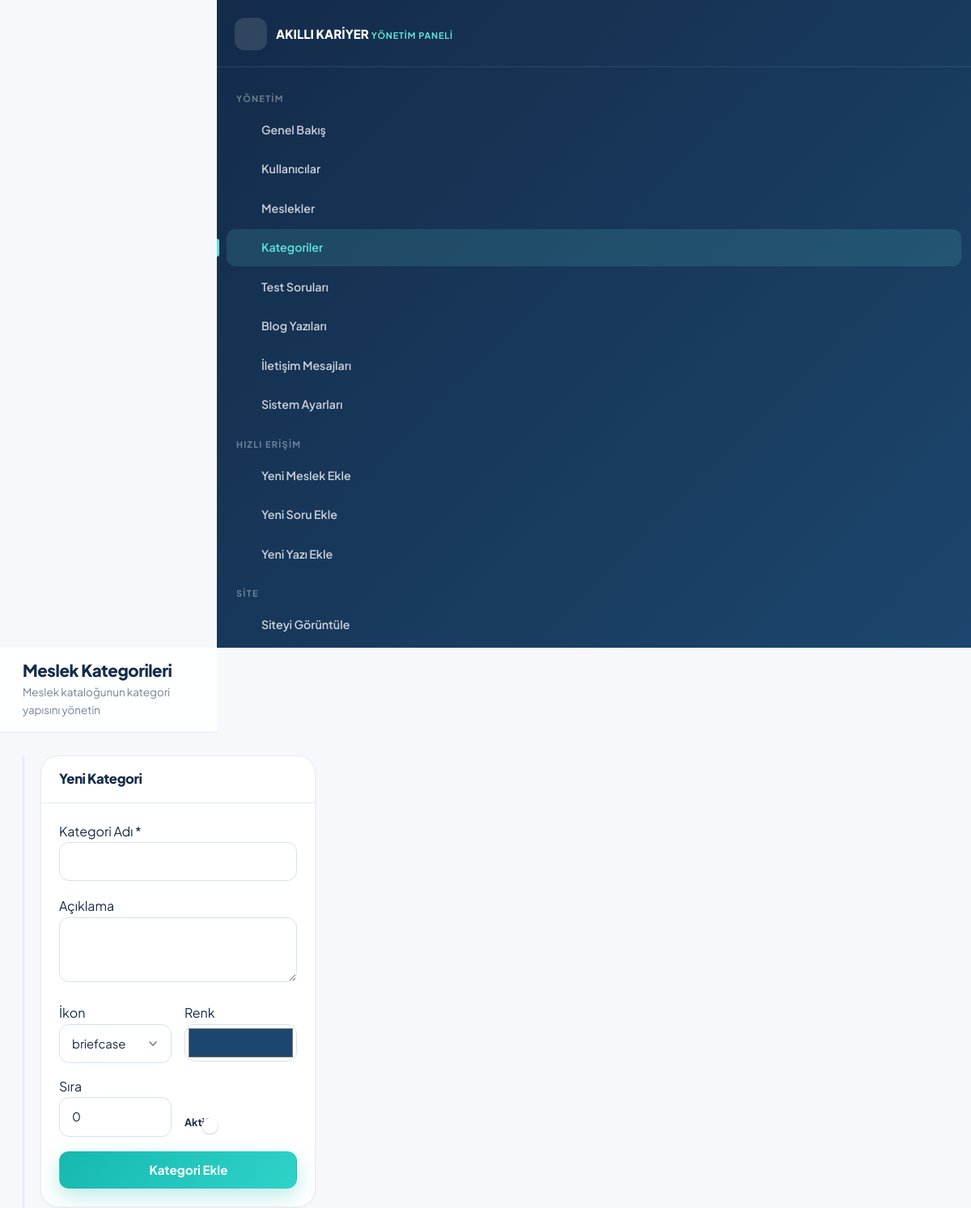
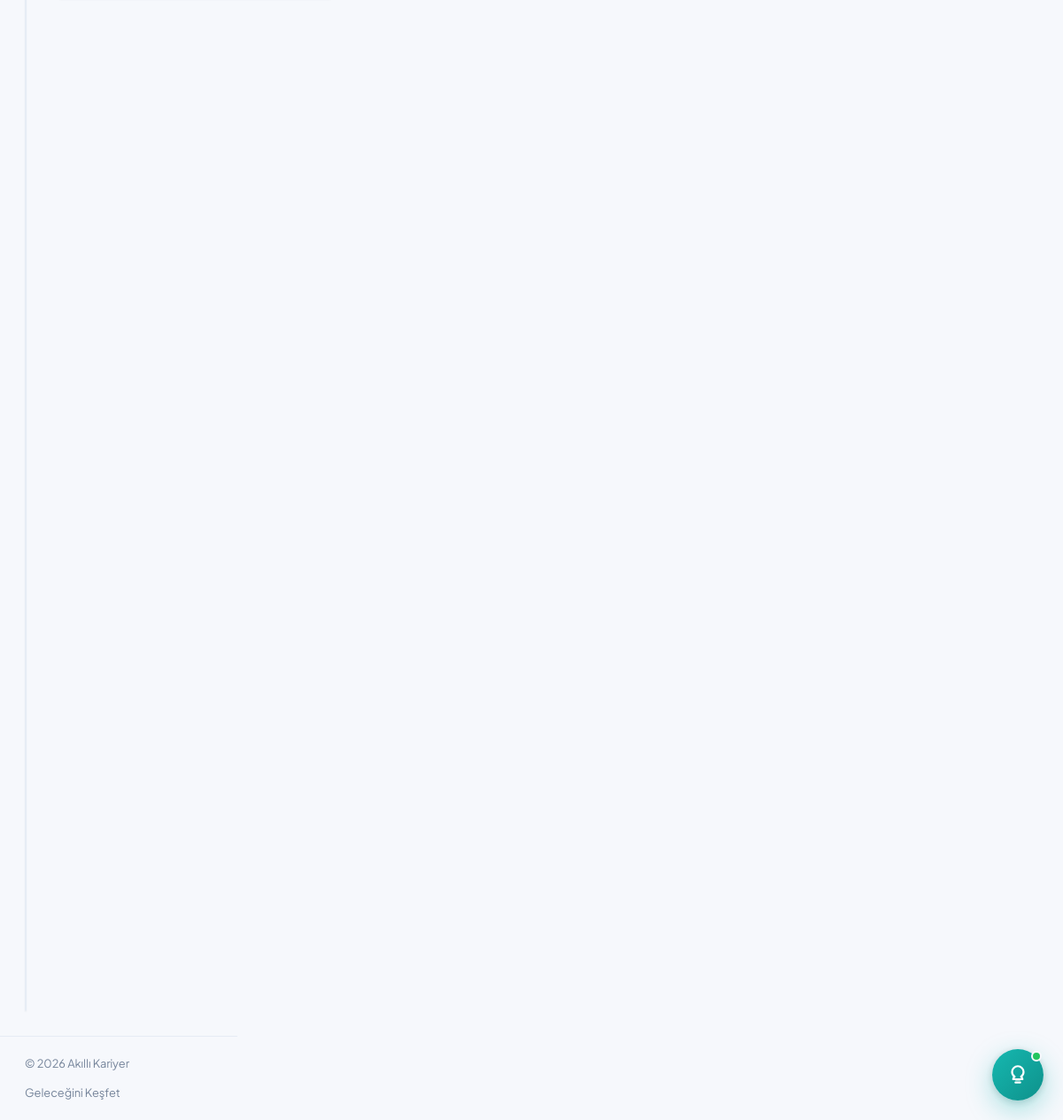
Screenshot of /admin/categories.php (signed in) with the database file from the repository (2 pictures, top to bottom).
### tables this page shows
CREATE TABLE `site_settings` (
  `id` INT UNSIGNED NOT NULL AUTO_INCREMENT,
  `setting_key` VARCHAR(80) NOT NULL,
  `setting_value` TEXT DEFAULT NULL,
  `setting_group` VARCHAR(50) NOT NULL DEFAULT 'genel',
  `setting_type` ENUM('text','number','textarea','color','boolean','select') NOT NULL DEFAULT 'text',
  `label` VARCHAR(150) DEFAULT NULL,
  `created_at` DATETIME NOT NULL DEFAULT CURRENT_TIMESTAMP,
  `updated_at` DATETIME NOT NULL DEFAULT CURRENT_TIMESTAMP ON UPDATE CURRENT_TIMESTAMP,
  PRIMARY KEY (`id`),
  UNIQUE KEY `uq_setting_key` (`setting_key`),
  KEY `idx_setting_group` (`setting_group`)
);

### app/bootstrap.php (called while the page is built, shortened)
<?php
spl_autoload_register(static function (string $class): void {
    $prefix = 'App\\';
    $relative = str_replace('\\', DIRECTORY_SEPARATOR, substr($class, strlen($prefix)));
    $file = APP_ROOT . DIRECTORY_SEPARATOR . 'app' . DIRECTORY_SEPARATOR . $relative . '.php';
});
require_once APP_ROOT . '/app/Helpers/functions.php';

### app/Core/Database.php (called while the page is built, shortened)
<?php
final class Database
{
    private static ?PDO $pdo = null;
    private static array $config = [];
    public static function config(): array
    {
        if (self::$config === []) {
            $file = APP_ROOT . '/config/database.php';
            self::$config = is_file($file) ? require $file : [];
        }
        return self::$config;
    }
    public static function connection(): PDO
    {
        if (self::$pdo instanceof PDO) {
            return self::$pdo;
        }
        $cfg = self::config();
        $dsn = sprintf(
            'mysql:host=%s;port=%s;dbname=%s;charset=%s',
            $cfg['host'] ?? '127.0.0.1',
            $cfg['port'] ?? '3306',
            $cfg['database'] ?? 'akilli_kariyer',
            $cfg['charset'] ?? 'utf8mb4'
        );
        try {
            self::$pdo = new PDO(
                $dsn,
                $cfg['username'] ?? 'root',
                $cfg['password'] ?? '',
                $cfg['options'] ?? []
            );
            self::$pdo->exec("SET NAMES utf8mb4 COLLATE utf8mb4_unicode_ci");
            self::$pdo->exec("SET time_zone = '+03:00'");
        } catch (PDOException $e) {
            self::fail($e);
        }
        return self::$pdo;
    }
    public static function query(string $sql, array $params = []): \PDOStatement
    {
        $stmt = self::connection()->prepare($sql);
        $stmt->execute($params);
        return $stmt;
    }
    public static function fetchAll(string $sql, array $params = []): array
    {
        return self::query($sql, $params)->fetchAll();
    }
}

### app/Models/Setting.php (called while the page is built, shortened)
<?php
class Setting
{
    private static ?array $cache = null;
    public static function all(): array
    {
        if (self::$cache === null) {
            $rows = Database::fetchAll('SELECT * FROM `site_settings` ORDER BY `setting_group`, `id`');
            self::$cache = [];
            foreach ($rows as $row) {
                self::$cache[$row['setting_key']] = $row;
            }
        }
        return self::$cache;
    }
    public static function get(string $key, mixed $default = null): mixed
    {
        $all = self::all();
        $row = $all[$key];
        $value = $row['setting_value'];
        return match ($row['setting_type']) {
            'number'  => is_numeric($value) ? (float) $value : $default,
            'boolean' => (int) $value === 1,
            default   => $value,
        };
    }
}

### admin/categories.php (the view, shortened to what this page needs)
<?php
require_once __DIR__ . '/../app/bootstrap.php';
$editId = (int) ($_GET['edit'] ?? 0);
$editing = $editId > 0 ? Database::fetch('SELECT * FROM `career_categories` WHERE `id` = ?', [$editId]) : null;
$icons = ['briefcase','cpu','heart-pulse','graduation-cap','cog','palette','scale','briefcase','flask-conical','megaphone','trophy','layers','globe','code-2','newspaper','shield-check'];
require_once __DIR__ . '/../includes/panel-header.php';
?>
<div class="layout-aside" style="gap:22px">
  <section class="panel-card">
  </section>
  <section class="panel-card">
    <div class="pc-head">
      <h3><?= $editing ? 'Kategoriyi Düzenle' : 'Yeni Kategori' ?></h3>
    </div>
    <div class="pc-body">
      <form method="post" class="panel-form" data-guard>
        <label class="field">
          <span>Kategori Adı *</span>
          <input type="text" name="name" class="input" required maxlength="100" value="<?= e($editing['name'] ?? '') ?>">
        </label>
        <label class="field">
          <span>Açıklama</span>
          <textarea name="description" class="textarea" style="min-height:80px" maxlength="255"><?= e($editing['description'] ?? '') ?></textarea>
        </label>
        <div class="pf-grid">
          <label class="field">
            <span>İkon</span>
            <select name="icon" class="select">
              <?php foreach ($icons as $ic): ?>
                <option value="<?= e($ic) ?>" <?= ($editing['icon'] ?? 'briefcase') === $ic ? 'selected' : '' ?>><?= e($ic) ?></option>
              <?php endforeach; ?>
            </select>
          </label>
          <label class="field">
            <span>Renk</span>
            <input type="color" name="color" class="input" style="height:46px;padding:4px" value="<?= e($editing['color'] ?? '#1C466D') ?>">
          </label>
          <label class="field">
            <span>Sıra</span>
            <input type="number" name="sort_order" class="input" value="<?= (int) ($editing['sort_order'] ?? 0) ?>">
          </label>
          <label class="field" style="display:flex;align-items:flex-end">
            <label class="switch">
              <span>Aktif</span>
            </label>
          </label>
        </div>
        <button type="submit" class="btn btn-accent btn-block">
          <?= icon('save', '', 17) ?> <?= $editing ? 'Güncelle' : 'Kategori Ekle' ?>
        </button>
      </form>
    </div>
  </section>
</div>
<?php require_once __DIR__ . '/../includes/panel-footer.php'; ?>

### includes/panel-footer.php (shortened to what this page needs)
    </main>
    <footer style="padding:20px 28px;border-top:1px solid var(--c-border);font-size:.8rem;color:var(--c-muted);display:flex;justify-content:space-between;gap:12px;flex-wrap:wrap">
      <span>&copy; <?= date('Y') ?> <?= e(setting('site_name', 'Akıllı Kariyer')) ?></span>
      <span><?= e(setting('site_slogan', 'Geleceğini Keşfet')) ?></span>
    </footer>
  </div>
</div>
</body>
</html>

### assets/css/style.css (style rules this page uses)
:root { --c-primary: #142B4A; --c-primary-dark: #0C1E35; --c-secondary: #1C466D; --c-accent: #16B8B0; --c-accent-dark: #0E918B; --c-accent-soft: #E4F7F6; --c-light-blue: #EAF4FA; --c-bg: #F6F8FC; --c-white: #FFFFFF; --c-text: #172B42; --c-muted: #748399; --c-muted-light: #9BA8BC; --c-border: #E6ECF5; --c-border-dark: #D6E0EE; --c-success: #20A779; --c-success-soft: #E4F7F0; --c-warning: #F0A43A; --c-warning-soft: #FEF4E4; --c-danger: #E05A4E; --c-danger-soft: #FDECEA; --c-info: #2D7DD2; --c-info-soft: #E9F2FC; --grad-primary: linear-gradient(135deg, #142B4A 0%, #1C466D 100%); --grad-accent: linear-gradient(135deg, #16B8B0 0%, #2FD3C8 100%); --grad-hero: linear-gradient(120deg, #142B4A 0%, #1C466D 55%, #17556B 100%); --sh-xs: 0 1px 2px rgba(20,43,74,.06); --sh-sm: 0 2px 8px rgba(20,43,74,.06); --sh-md: 0 8px 24px rgba(20,43,74,.08); --sh-lg: 0 16px 40px rgba(20,43,74,.10); --sh-xl: 0 28px 70px rgba(20,43,74,.14); --sh-accent: 0 10px 26px rgba(22,184,176,.28); --r-xs: 8px; --r-sm: 12px; --r-md: 16px; --r-lg: 22px; --r-xl: 30px; --r-pill: 999px; --ff: "Plus Jakarta Sans", "Inter", -apple-system, BlinkMacSystemFont, "Segoe UI", Roboto, Helvetica, Arial, sans-serif; --ff-head: "Plus Jakarta Sans", "Inter", -apple-system, BlinkMacSystemFont, "Segoe UI", Roboto, sans-serif; --header-h: 74px; --container: 1240px; --ease: cubic-bezier(.4, 0, .2, 1); }
*, *::before, *::after { box-sizing: border-box; }
html { scroll-behavior: smooth; -webkit-text-size-adjust: 100%; overflow-x: hidden; }
body { margin: 0; font-family: var(--ff); font-size: 16px; line-height: 1.65; color: var(--c-text); background: var(--c-bg); -webkit-font-smoothing: antialiased; -moz-osx-font-smoothing: grayscale; overflow-x: hidden; }
h1, h2, h3, h4, h5, h6 { font-family: var(--ff-head); color: var(--c-primary); font-weight: 800; line-height: 1.25; letter-spacing: -.02em; margin: 0 0 .6em; }
h3 { font-size: clamp(1.2rem, 2vw, 1.5rem); }
.layout-aside { display: grid; gap: 28px; align-items: start; grid-template-columns: minmax(0, 1fr) 340px; }
.btn { display: inline-flex; align-items: center; justify-content: center; gap: 9px; padding: 13px 26px; border-radius: var(--r-sm); font-family: var(--ff); font-size: .95rem; font-weight: 700; line-height: 1.2; border: 1.5px solid transparent; cursor: pointer; transition: transform .2s var(--ease), box-shadow .25s var(--ease), background .2s var(--ease), color .2s var(--ease), border-color .2s var(--ease); text-decoration: none; white-space: nowrap; min-height: 46px; }
.btn-accent { background: var(--grad-accent); color: #fff; box-shadow: var(--sh-accent); }
.btn-block { display: flex; width: 100%; }
.field { display: block; }
.field label { display: block; font-size: .8rem; font-weight: 700; color: var(--c-primary); margin-bottom: 7px; }
.input, .select, .textarea { width: 100%; padding: 12px 15px; font-family: var(--ff); font-size: .93rem; color: var(--c-text); background: #fff; border: 1.5px solid var(--c-border-dark); border-radius: var(--r-sm); transition: border-color .2s var(--ease), box-shadow .2s var(--ease); line-height: 1.5; }
.input::placeholder, .textarea::placeholder { color: var(--c-muted-light); }
.textarea { min-height: 120px; resize: vertical; }
.select { appearance: none; padding-right: 40px; cursor: pointer; background-repeat: no-repeat; background-position: right 14px center; }
body { background: var(--c-bg); color: var(--c-text); }

### assets/css/dashboard.css (style rules this page uses)
:root { --side-w: 268px; --side-w-collapsed: 76px; }
.panel-card { background: var(--c-white); border: 1px solid var(--c-border); border-radius: var(--r-lg); box-shadow: var(--sh-xs); overflow: hidden; }
.panel-card .pc-head { padding: 18px 22px; border-bottom: 1px solid var(--c-border); display: flex; align-items: center; justify-content: space-between; gap: 14px; flex-wrap: wrap; }
.panel-card .pc-head h2, .panel-card .pc-head h3 { font-size: 1.04rem; margin: 0; }
.panel-card .pc-body { padding: 22px; }
.panel-form { display: grid; gap: 18px; }
.panel-form .pf-grid { display: grid; grid-template-columns: repeat(2, 1fr); gap: 16px; }
.switch { display: inline-flex; align-items: center; gap: 10px; cursor: pointer; font-size: .89rem; font-weight: 600; color: var(--c-text); }

### rows the page displays
site_settings: setting_value "Akıllı Kariyer"
site_settings: setting_value "Geleceğini Keşfet"

### other values shown
$item[3] "Genel Bakış"
$item[3] "Kullanıcılar"
$item[3] "Meslekler"
$item[3] "Kategoriler"
$item[3] "Test Soruları"
$item[3] "Blog Yazıları"
$item[3] "İletişim Mesajları"
$item[3] "Sistem Ayarları"
$panelTitle "Meslek Kategorileri"
$panelSubtitle "Meslek kataloğunun kategori yapısını yönetin"
form field icon "briefcase"
